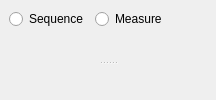
<?xml version="1.0" encoding="UTF-8"?>
<!--
  UFE Photometry tab (ADR-044 rev): the Sequence and Measure sections
  stacked in one vertical splitter, the exclusive mode toggle up top.
  Loaded by gui/ufe_photometry_tab.py through gui/ui_loader.py; the two
  sections are code-built classes inserted into the placeholders (the
  house's custom-widget rule, ADR-005).
-->
<ui version="4.0">
 <class>UfePhotometryTab</class>
 <widget class="QWidget" name="UfePhotometryTab">
  <layout class="QVBoxLayout" name="vbox_photometry"><property name="leftMargin"><number>9</number></property><property name="topMargin"><number>9</number></property><property name="rightMargin"><number>9</number></property><property name="bottomMargin"><number>9</number></property>
   <property name="layoutStretch"><string notr="true">0,1</string></property>
   <item>
    <layout class="QHBoxLayout" name="row_mode">
     <item><widget class="QRadioButton" name="btn_seq"><property name="text"><string>Sequence</string></property><property name="toolTip"><string>Build the sequence: click stars on the plate to add the comparisons and the check star (top half)</string></property></widget></item>
     <item><widget class="QRadioButton" name="btn_meas"><property name="text"><string>Measure</string></property><property name="toolTip"><string>Measure the target against the sequence you built (bottom half)</string></property></widget></item>
     <item><spacer name="hsp_mode"><property name="orientation"><enum>Qt::Horizontal</enum></property><property name="sizeHint" stdset="0"><size><width>40</width><height>20</height></size></property></spacer></item>
    </layout>
   </item>
   <item>
    <widget class="QSplitter" name="splitter">
     <property name="orientation"><enum>Qt::Vertical</enum></property>
     <widget class="QWidget" name="ph_compare"/>
     <widget class="QWidget" name="ph_measure"/>
    </widget>
   </item>
  </layout>
 </widget>
 <resources/>
 <connections/>
</ui>
